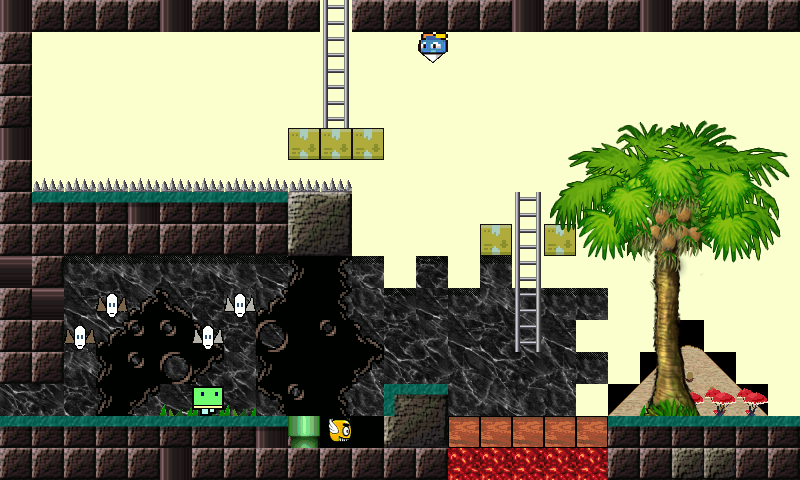

A level layout from a 2D game, rendered from its tile map. Below: a short description, then the map file with its tile-grid data intact:
An orthogonal 25x15 tile map with 32x32 px tiles, 6 tile layers (Layer 0 tiles, Layer 1 underlays tiles, Layer 2 underlays sprites and player, Layer 3 underlays sprites and mobs, ...), 6 tilesets.

<map version="1.0" tiledversion="1.0.3" orientation="orthogonal" renderorder="right-down" width="25" height="15" tilewidth="32" tileheight="32" nextobjectid="1">
 <tileset firstgid="1" name="0" tilewidth="32" tileheight="32" tilecount="1000" columns="8">
  <image source="../images/map0Tiles.png" width="256" height="4000" />
 </tileset>
 <tileset firstgid="1001" name="1" tilewidth="32" tileheight="32" tilecount="1744" columns="8">
  <image source="../images/map1UnderlaysTiles.png" width="256" height="7000" />
 </tileset>
 <tileset firstgid="2745" name="2" tilewidth="32" tileheight="32" tilecount="64" columns="8">
  <image source="../images/map2UnderlaysSpritesAndPlayer.png" width="256" height="256" />
 </tileset>
 <tileset firstgid="2809" name="3" tilewidth="32" tileheight="32" tilecount="368" columns="8">
  <image source="../images/map3UnderlaysSpritesAndMobs.png" width="256" height="1500" />
 </tileset>
 <tileset firstgid="3177" name="4" tilewidth="32" tileheight="32" tilecount="120" columns="8">
  <image source="../images/map4OverlaysSprites.png" width="256" height="500" />
 </tileset>
 <tileset firstgid="3297" name="5" tilewidth="32" tileheight="32" tilecount="1000" columns="8">
  <image source="../images/map5OverlaysTiles.png" width="256" height="4000" />
 </tileset>
 <layer name="Layer 0 tiles" width="25" height="15">
  <data encoding="csv">
282,107,107,107,107,282,107,107,107,107,1,107,107,107,107,107,282,107,107,107,282,107,107,107,107,
107,1,1,1,1,1,1,1,1,1,1,1,1,1,1,1,1,1,1,1,1,1,1,1,1,
107,1,1,1,1,1,1,1,1,1,1,1,1,1,1,1,1,1,1,1,1,1,1,1,1,
107,1,1,1,1,1,1,1,1,1,1,1,1,1,1,1,1,1,1,1,1,1,1,1,1,
282,1,1,1,1,1,1,1,1,220,220,220,1,1,1,1,1,1,1,1,1,1,1,1,1,
107,1,1,1,1,1,1,1,1,1,1,1,1,1,1,1,1,1,1,1,1,1,1,1,1,
107,107,107,107,282,107,107,107,107,154,155,1,1,1,1,1,1,1,1,1,1,1,1,1,1,
107,107,107,107,107,107,107,107,107,162,163,1,1,1,1,220,1,220,1,1,1,1,1,1,1,
290,107,769,770,771,772,770,771,780,794,795,779,1,778,1,771,1,1,1,1,1,1,1,1,1,
107,290,777,778,779,780,778,770,769,770,771,772,787,777,769,770,771,772,772,1,1,1,1,1,1,
107,107,785,786,787,788,780,778,777,778,779,780,778,779,777,778,779,780,1,1,1,96,1,1,1,
107,107,770,771,785,796,778,779,785,786,787,788,786,787,785,786,787,788,772,1,90,92,95,1,1,
794,795,778,779,793,780,786,787,793,794,795,796,154,155,793,794,795,796,1,90,91,91,92,95,1,
107,107,107,107,107,107,107,107,282,107,64,64,162,163,1,1,1,1,1,107,107,107,107,107,107,
107,107,107,107,107,282,107,107,107,107,107,107,107,107,1,1,1,1,1,107,107,139,139,107,107
</data>
 </layer>
 <layer name="Layer 1 underlays tiles" width="25" height="15">
  <data encoding="csv">
0,0,0,0,0,0,0,0,0,0,1393,0,0,0,0,0,0,0,0,0,0,0,0,0,0,
0,0,0,0,0,0,0,0,0,0,1393,0,0,0,0,0,0,0,0,0,0,0,0,0,0,
0,0,0,0,0,0,0,0,0,0,1393,0,0,0,0,0,0,0,0,0,0,0,0,0,0,
0,0,0,0,0,0,0,0,0,0,1393,0,0,0,0,0,0,0,0,0,0,0,0,0,0,
0,0,0,0,0,0,0,0,0,0,0,0,0,0,0,0,0,0,0,0,0,0,0,0,0,
0,0,0,0,0,0,0,0,0,0,0,0,0,0,0,0,0,0,0,0,0,0,0,0,0,
0,0,0,0,0,0,0,0,0,0,0,0,0,0,0,0,1313,0,0,0,0,0,0,0,0,
0,0,0,0,0,0,0,0,0,0,0,0,0,0,0,0,1313,0,0,0,0,0,0,0,0,
0,0,1111,1111,1111,1111,1111,1111,1111,2299,2300,1111,0,1111,0,1111,1313,0,0,0,0,0,0,0,0,
0,0,0,0,2289,2290,0,0,2289,2261,2300,0,1111,0,1111,0,1313,1111,1111,0,0,0,0,0,0,
0,0,0,2289,2292,2292,2290,0,2291,2261,2292,2290,0,0,0,0,1313,0,0,0,0,0,0,0,0,
0,0,0,2299,2292,2291,2298,0,2299,2261,2261,2298,0,0,0,0,0,0,1111,0,0,0,0,0,0,
0,0,0,2299,2298,1008,1008,1008,2297,2292,2300,0,0,0,0,0,0,0,0,0,1008,2245,2245,2245,0,
0,0,0,0,0,0,0,0,0,0,0,0,0,0,0,0,0,0,0,0,0,0,0,0,0,
0,0,0,0,0,0,0,0,0,0,0,0,0,0,0,0,0,0,0,0,0,0,0,0,0
</data>
 </layer>
 <layer name="Layer 2 underlays sprites and player" width="25" height="15">
  <data encoding="csv">
0,0,0,0,0,0,0,0,0,0,0,0,0,0,0,0,0,0,0,0,0,0,0,0,0,
0,0,0,0,0,0,0,0,0,0,0,0,0,0,0,0,0,0,0,0,0,0,0,0,0,
0,0,0,0,0,0,0,0,0,0,0,0,0,0,0,0,0,0,0,0,0,0,0,0,0,
0,0,0,0,0,0,0,0,0,0,0,0,0,0,0,0,0,0,0,0,0,0,0,0,0,
0,0,0,0,0,0,0,0,0,0,0,0,0,0,0,0,0,0,0,0,0,0,0,0,0,
0,0,0,0,0,0,0,0,0,0,0,0,0,0,0,0,0,0,0,0,0,0,0,0,0,
0,0,0,0,0,0,0,0,0,0,0,0,0,0,0,0,0,0,0,0,0,0,0,0,0,
0,0,0,0,0,0,0,0,0,0,0,0,0,0,0,0,0,0,0,0,0,0,0,0,0,
0,0,0,0,0,0,0,0,0,0,0,0,0,0,0,0,0,0,0,0,0,0,0,0,0,
0,0,0,0,0,0,0,0,0,0,0,0,0,0,0,0,0,0,0,0,0,0,0,0,0,
0,0,0,0,0,0,0,0,0,0,0,0,0,0,0,0,0,0,0,0,0,0,0,0,0,
0,0,0,0,0,0,0,0,0,0,0,0,0,0,0,0,0,0,0,0,0,0,0,0,0,
0,0,0,0,0,0,2745,0,0,0,0,0,0,0,0,0,0,0,0,0,0,0,0,0,0,
0,0,0,0,0,0,0,0,0,2769,0,0,0,0,0,0,0,0,0,0,0,0,0,0,0,
0,0,0,0,0,0,0,0,0,0,0,0,0,0,0,0,0,0,0,0,0,0,0,0,0
</data>
 </layer>
 <layer name="Layer 3 underlays sprites and mobs" width="25" height="15">
  <data encoding="csv">
0,0,0,0,0,0,0,0,0,0,3098,0,0,0,0,0,0,0,0,0,0,0,0,0,0,
0,0,0,0,0,0,0,0,0,0,3098,0,0,2811,0,0,0,0,0,0,0,0,0,0,0,
0,0,0,0,0,0,0,0,0,0,3098,0,0,0,0,0,0,0,0,0,0,0,0,0,0,
0,0,0,0,0,0,0,0,0,0,3098,0,0,0,0,0,0,0,0,0,0,0,0,0,0,
0,0,0,0,0,0,0,0,0,0,0,0,0,0,0,0,0,0,0,0,0,0,0,0,0,
0,3084,3084,3084,3084,3084,3084,3084,3084,3084,3084,0,0,0,0,0,0,0,0,0,0,0,0,0,0,
0,0,0,0,0,0,0,0,0,0,0,0,0,0,0,0,3098,0,0,0,0,0,0,0,0,
0,0,0,0,0,0,0,0,0,0,2812,0,0,0,0,0,3098,0,0,0,0,0,0,0,0,
0,0,0,0,0,0,0,0,0,0,0,0,0,0,0,0,3098,0,0,0,0,0,0,0,0,
0,0,0,2870,0,0,0,2871,0,0,0,0,0,0,0,0,3098,0,0,0,0,0,0,0,0,
0,0,2870,0,0,0,2871,0,0,0,0,0,0,0,0,0,3098,0,0,0,0,0,0,0,0,
0,0,0,0,0,0,0,0,0,0,0,0,0,0,0,0,0,0,0,0,0,0,0,0,0,
786,787,0,0,0,0,0,0,0,0,0,0,0,0,0,0,0,0,0,0,0,0,0,0,0,
0,0,0,0,0,0,0,0,0,0,2810,0,0,0,3155,3155,3155,3155,3155,0,0,0,0,0,0,
0,0,0,0,0,0,0,0,0,0,0,0,0,0,3154,3154,3154,3154,3154,0,0,0,0,0,0
</data>
 </layer>
 <layer name="Layer 4 overlays sprites" width="25" height="15">
  <data encoding="csv">
0,0,0,0,0,0,0,0,0,0,0,0,0,0,0,0,0,0,0,0,0,0,0,0,0,
0,0,0,0,0,0,0,0,0,0,0,0,0,0,0,0,0,0,0,0,0,0,0,0,0,
0,0,0,0,0,0,0,0,0,0,0,0,0,0,0,0,0,0,0,0,0,0,0,0,0,
0,0,0,0,0,0,0,0,0,0,0,0,0,0,0,0,0,0,0,0,0,0,0,0,0,
0,0,0,0,0,0,0,0,0,0,0,0,0,0,0,0,0,0,0,0,0,0,0,0,0,
0,0,0,0,0,0,0,0,0,0,0,0,0,0,0,0,0,0,0,0,0,0,0,0,0,
0,0,0,0,0,0,0,0,0,0,0,0,0,0,0,0,0,0,0,0,0,0,0,0,0,
0,0,0,0,0,0,0,0,0,0,0,0,0,0,0,0,0,0,0,0,0,0,0,0,0,
0,0,0,0,0,0,0,0,0,0,0,0,0,0,0,0,0,0,0,0,0,0,0,0,0,
0,0,0,0,0,0,0,0,0,0,0,0,0,0,0,0,0,0,0,0,0,0,0,0,0,
0,0,0,0,0,0,0,0,0,0,0,0,0,0,0,0,0,0,0,0,0,0,0,0,0,
0,0,0,0,0,0,0,0,0,0,0,0,0,0,0,0,0,0,0,0,0,0,0,0,0,
0,0,0,0,0,0,0,0,0,0,0,0,0,0,0,0,0,0,0,0,0,0,0,0,0,
0,0,0,0,0,0,0,0,0,0,0,0,0,0,0,0,0,0,0,0,0,0,0,0,0,
0,0,0,0,0,0,0,0,0,0,0,0,0,0,0,0,0,0,0,0,0,0,0,0,0
</data>
 </layer>
 <layer name="Layer 5 overlays tiles" width="25" height="15">
  <data encoding="csv">
0,0,0,0,0,0,0,0,0,0,0,0,0,0,0,0,0,0,0,0,0,0,0,0,0,
0,0,0,0,0,0,0,0,0,0,0,0,0,0,0,0,0,0,0,0,0,0,0,0,0,
0,0,0,0,0,0,0,0,0,0,0,0,0,0,0,0,0,0,0,0,0,0,0,0,0,
0,0,0,0,0,0,0,0,0,0,0,0,0,0,0,0,0,3841,3842,3843,3844,3845,3846,3847,3848,
0,0,0,0,0,0,0,0,0,0,0,0,0,0,0,0,0,3849,3850,3851,3852,3853,3854,3855,3856,
0,0,0,0,0,0,0,0,0,0,0,0,0,0,0,0,0,3857,3858,3859,3860,3861,3862,3863,3864,
0,3577,3577,3577,3577,3577,3577,3577,3577,3562,3563,0,0,0,0,0,0,3865,3866,3867,3868,3869,3870,3871,3872,
0,0,0,0,0,0,0,0,0,3570,3571,0,0,0,0,0,0,3873,3874,3875,3876,3877,3878,3879,3880,
0,0,0,0,0,0,0,0,0,0,0,0,0,0,0,0,0,3881,3882,3883,3884,3885,3886,3887,3888,
0,0,0,0,0,0,0,0,0,0,0,0,0,0,0,0,0,3889,3890,3891,3892,3893,3894,3895,3896,
0,0,0,0,0,0,0,0,0,0,0,0,0,0,0,0,0,3897,3898,3899,3900,3901,3902,3903,3904,
0,0,0,0,0,0,0,0,0,0,0,0,0,0,0,0,0,3905,3906,3907,3908,3909,3910,3911,3912,
0,0,0,0,0,0,0,0,0,0,0,0,3579,3577,0,0,0,0,0,3915,3916,3917,3918,3919,3920,
3577,3577,3577,3577,3577,3577,3577,3577,3577,0,0,0,0,0,0,0,0,0,0,3577,3577,3577,3577,3577,3577,
0,0,0,0,0,0,0,0,0,0,0,0,0,0,0,0,0,0,0,0,0,0,0,0,0
</data>
 </layer>
</map>
